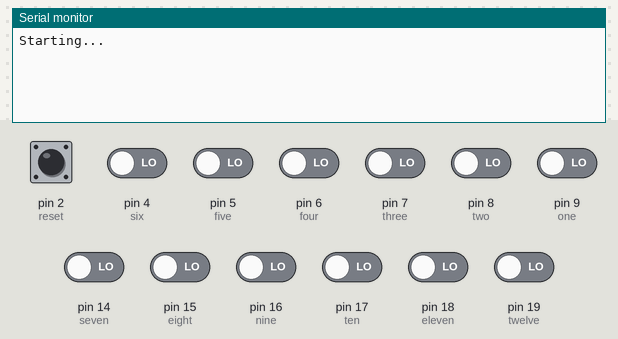
The sketch below on a simulated Arduino Uno, built with avr-gcc and run on an emulated ATmega328P. Parts: the last lines printed to the serial monitor. The inputs (shaded band) are chosen by the test bench; at power-on: pin 2 (reset), pin 4 (six), pin 5 (five), pin 6 (four), pin 7 (three), pin 8 (two), pin 9 (one), pin 14 (seven), pin 15 (eight), pin 16 (nine), pin 17 (ten), pin 18 (eleven), pin 19 (twelve) LOW.

Above: at 1.2 s.
1.3 s: pin 4 (six) driven HIGH
At 2.5 s:
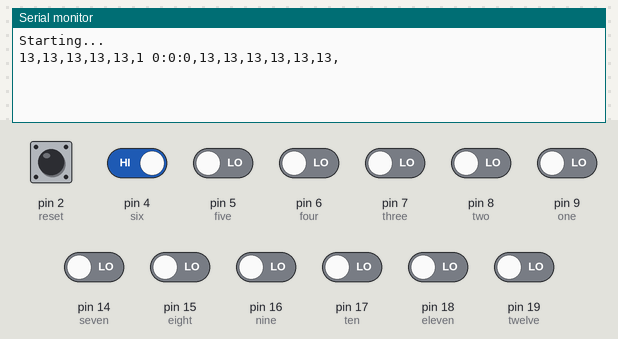
2.8 s: pin 2 (reset) pulled HIGH for 0.15 s
At 2.93 s:
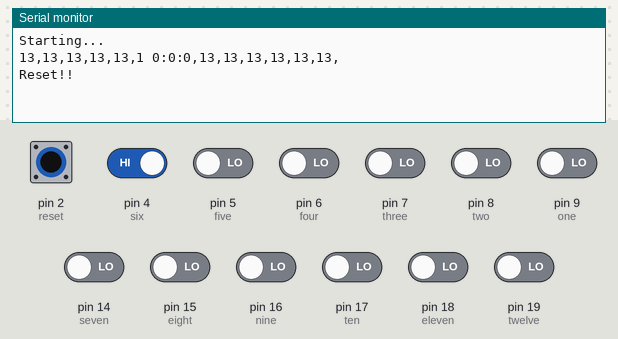
4.4 s: pin 5 (five) driven HIGH
At 5.0 s:
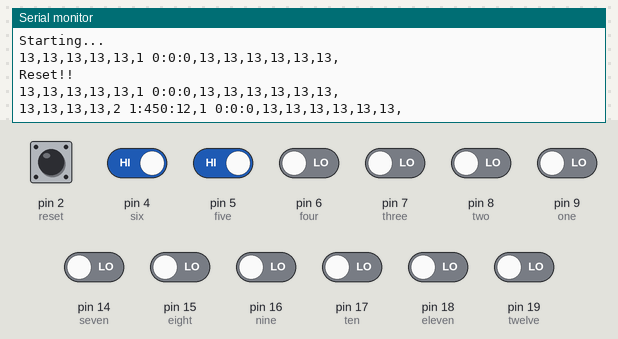
5.9 s: pin 6 (four) driven HIGH
At 7.1 s:
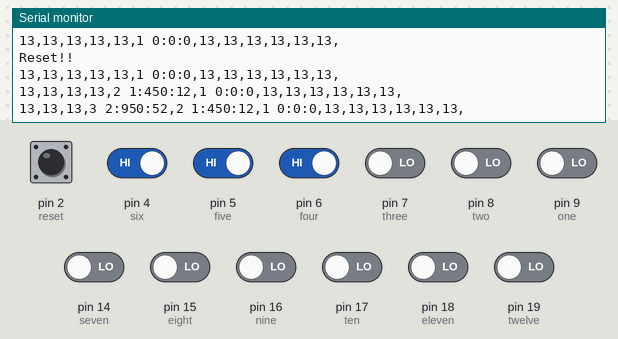
7.4 s: pin 7 (three) driven HIGH
At 8.4 s:
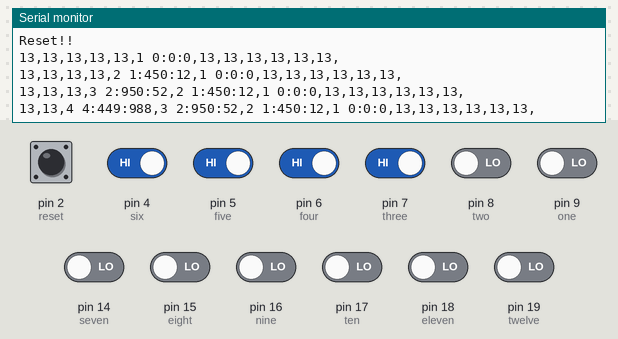
8.9 s: pin 8 (two) driven HIGH
At 9.6 s:
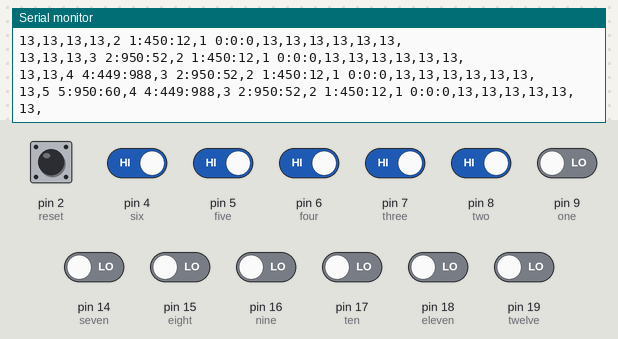

Measured:
- after the input at 1.3 s, the serial monitor: prints a new line at once (image 1)
- after the input at 2.8 s, the serial monitor: prints a new line at once (image 2)
- after the input at 4.4 s, the serial monitor: prints a new line at once (image 3)
- after the input at 5.9 s, the serial monitor: prints a new line at once (image 4)
- after the input at 7.4 s, the serial monitor: prints a new line at once (image 5)
- after the input at 8.9 s, the serial monitor: prints a new line at once (image 6)

The sketch:

lockout.ino
```cpp
const int seven = 14;
const int eight = 15;
const int nine = 16;
const int ten = 17;
const int eleven = 18;
const int twelve = 19;

const int one = 9;
const int two = 8;
const int three = 7;
const int four = 6;
const int five = 5;
const int six = 4;

const int reset = 2;

unsigned long firstTime = 0;
int order[12];
unsigned long times[12];
int resetState;
int iterator;
int change;

void setup() {
  // put your setup code here, to run once:
  pinMode(one, INPUT);
  pinMode(two, INPUT);
  pinMode(three, INPUT);
  pinMode(four, INPUT);
  pinMode(five, INPUT);
  pinMode(six, INPUT);
  pinMode(seven, INPUT);
  pinMode(eight, INPUT);
  pinMode(nine, INPUT);
  pinMode(ten, INPUT);
  pinMode(eleven, INPUT);
  pinMode(twelve, INPUT);

  pinMode(reset, INPUT);

  for(int i =0; i<12; i++) {
    order[i] = 13;
  }

  change = 0;
  iterator = 0;
  resetState = 1;

  Serial.begin(9600);
  Serial.println("Starting...");
}

void loop() {

  if(digitalRead(reset) == HIGH) {
    if(resetState == 0) {
      Serial.println("Reset!!");
      resetState = 1;
      firstTime = 0;
      iterator = 0;
      for(int i = 0; i<12; i++) {
        order[i] = 13;
      }
    }
  }

  else {
    int value[12];

    value[0] = digitalRead(one);
    value[1] = digitalRead(two);
    value[2] = digitalRead(three);
    value[3] = digitalRead(four);
    value[4] = digitalRead(five);
    value[5] = digitalRead(six);
    value[6] = digitalRead(seven);
    value[7] = digitalRead(eight);
    value[8] = digitalRead(nine);
    value[9] = digitalRead(ten);
    value[10] = digitalRead(eleven);
    value[11] = digitalRead(twelve);

    if(resetState == 1) {
      for(int i = 0; i<12; i++) {
        if(value[i] == 1) {
          resetState = 0;
          change = 1;
          iterator++;
          order[i] = iterator;
          firstTime = micros();
          times[i] = 0;
        }
      }
    }
    else {
      for(int i = 0; i<12; i++) {
        if(order[i] != 13) {
          continue;
        }
        else {
          if(value[i] == 1) {
            change = 1;
            iterator++;
            order[i] = iterator;
            unsigned long currentTime = micros();
            times[i] = currentTime-firstTime;
          }
        }
      }
    }

    if(change == 1) {
      for(int i = 0; i<12; i++) {
        Serial.print(order[i]);

      if(order[i] != 13) {
        Serial.print(" ");
        Serial.print(times[i]/1000000);
        Serial.print(":");
        Serial.print((times[i]%1000000)/1000);
        Serial.print(":");
        Serial.print(times[i]%1000);
      }

        Serial.print(",");
      }
      Serial.println("");
    }
    change = 0;
  }
}
```
